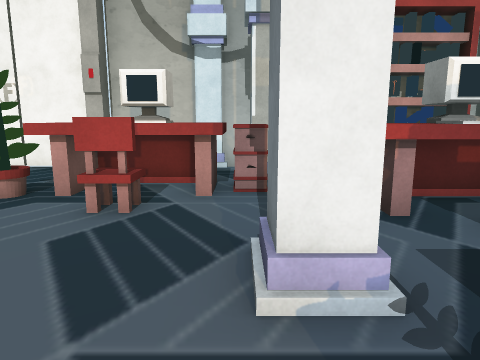
[1] (above)

18 first-person views from a walk through a 3-D level made in the Unity game engine. The camera is 1.4 m above the floor, tilts 10° down and sees 70° across. The floor is counted in squares, 1 m on a side. Each view is taken from the middle of a square. On the plan, view 1 faces up. The plan holds only what a view shows up to about 15 squares ahead; the rest is blank. The place goes on beyond the plan. The player is left out.

[2]
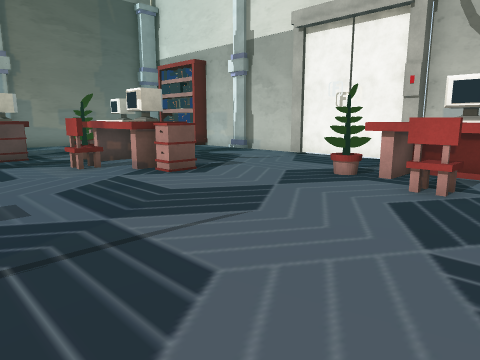

[3]
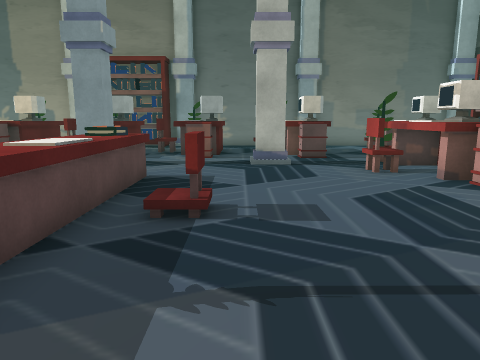

[4]
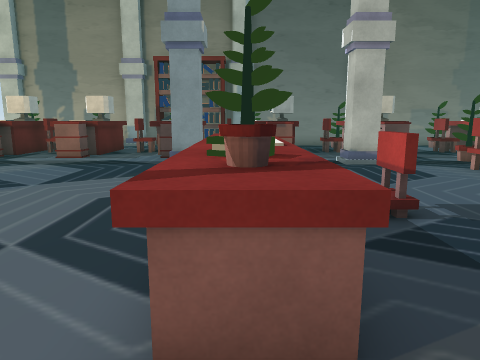

[5]
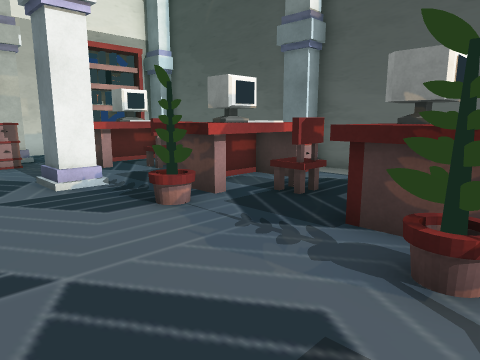

[6]
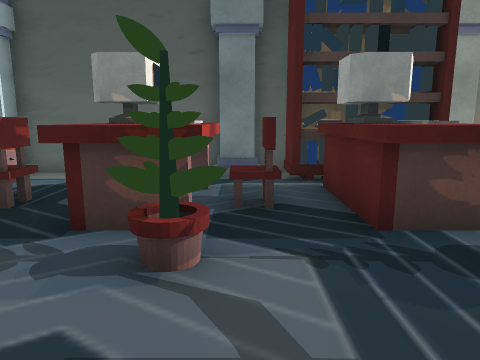

[7]
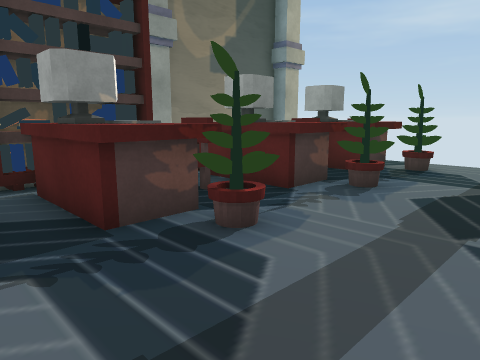

[8]
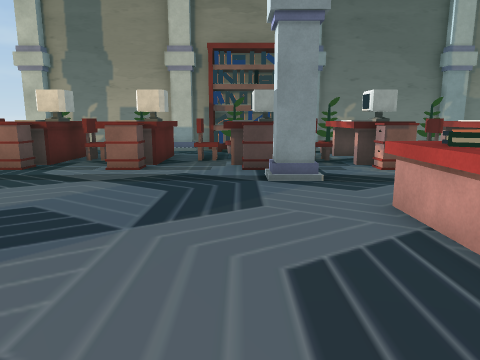

[9]
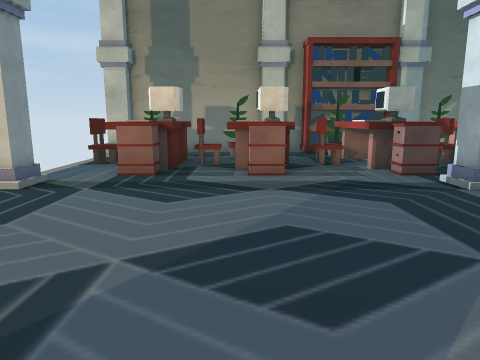

[10]
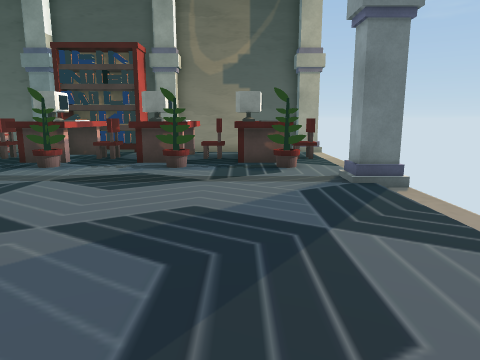

[11]
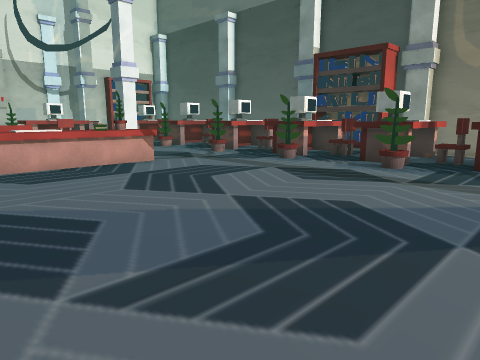

[12]
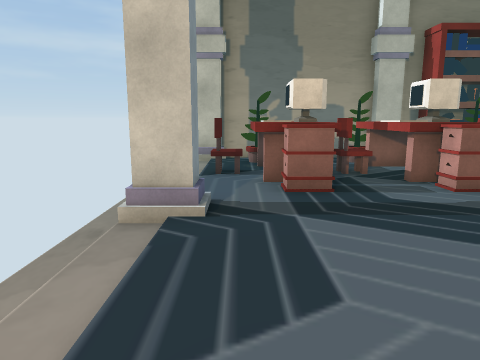

[13]
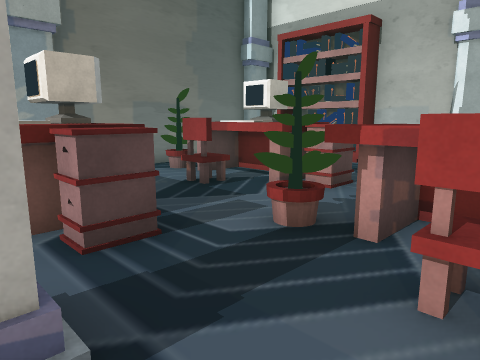

[14]
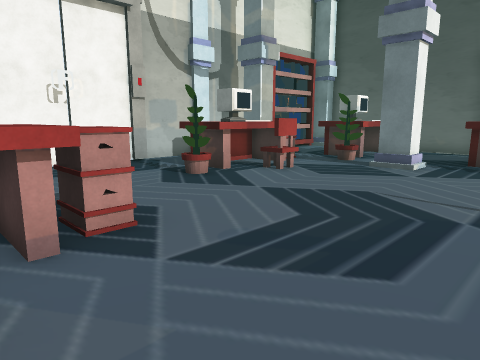

[15]
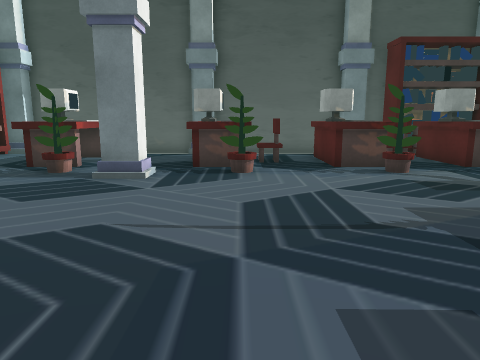

[16]
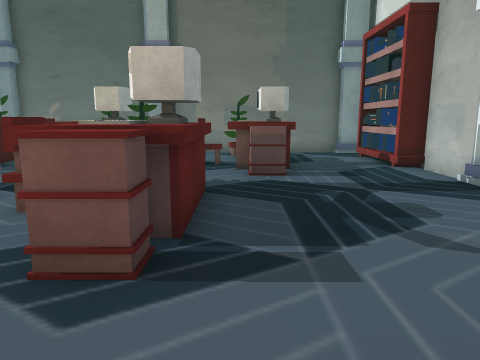

[17]
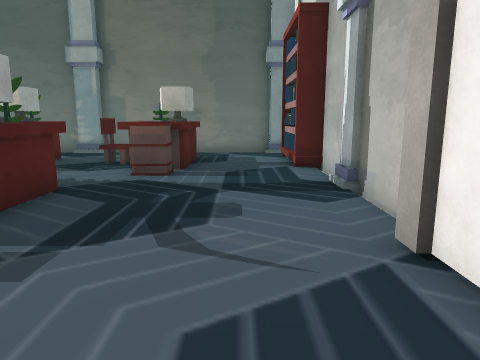

[18]
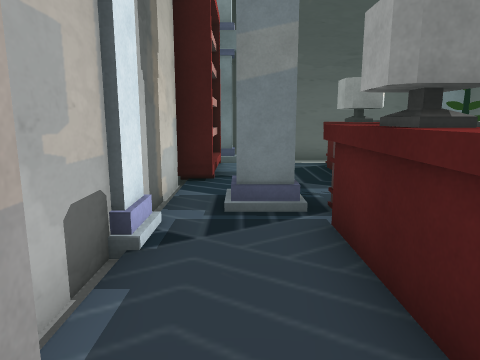

### Floor plan
Key: @ floor where view 1 was taken; # wall or solid block; . floor; / step, stairs or slope; = window, fence, low wall or low ledge; ^ raised ledge; B books; P pillar; O other object.
Columns run from 20 left of view 1 to 8 right of it. Each row starts with its distance up from view 1.
 11   OOOO######    #######OOOO#
 10 #.OOOO.....######......  BOP
  9 #...................PP.....P#
  8 #................OOO P....  #
  7 #...............OOOOO.......#
  6 #.OOOOO........OOOOOO.OOOOO.#
  5 #OOOOOO...........O..OOOOOO #
  4 #...O...OOOOO..........OO.. #
  3 #......OOOOOO.......  ..... #
  2 #......O.OO................P#
  1 #.OOOOO...............OOOOOP#
  0 #OOOOOO.............@OOOOOO.#
 -1 #   O..PP..............OO.. #
 -2 #   ....................... #
 -3 #  OOOO.......O.......OOOOO #
 -4 #OOOOOO....=^^^^=^...OOOOOO #
 -5 #OOOO......OB^^^BO...O.OOO.P#
 -6 #O  O... ..##..###......O BO#
 -7 OO OOOO  .............^^#^OO
 -8 OOOOOOO..............OO^^^OO
 -9 OO..O..................OO.BO
-10 #.........................OP
-11 P.OOOOO...............OOOOOP#
-12 #OOOOOO..............OOOOOO #
-13 #..OO..................OO.. #
-14 #.OOOOO...............OOO
-15 #OOOOOO..............OOO
-16 #O  OO...... ........OOOO   #
-17 P...O..PP...  .....O....O. P#
-18 P ////   ///    ///O   /// P

Where each view was taken, in squares from view 1:
view 1: 0 up, 0 right, facing up
view 2: 2 down, 0 right, facing up-left
view 3: 2 down, 1 left, facing left
view 4: 5 down, 1 left, facing left
view 5: 5 down, 2 left, facing up-right
view 6: 5 down, 2 left, facing right
view 7: 5 down, 2 left, facing down-right
view 8: 8 down, 4 left, facing left
view 9: 12 down, 5 left, facing left
view 10: 14 down, 9 left, facing right
view 11: 16 down, 9 left, facing up-right
view 12: 16 down, 7 left, facing left
view 13: 1 down, 10 left, facing up-left
view 14: 1 down, 10 left, facing up-right
view 15: 0 up, 8 left, facing right
view 16: 5 up, 5 left, facing left
view 17: 8 up, 5 left, facing left
view 18: 9 up, 5 left, facing right
